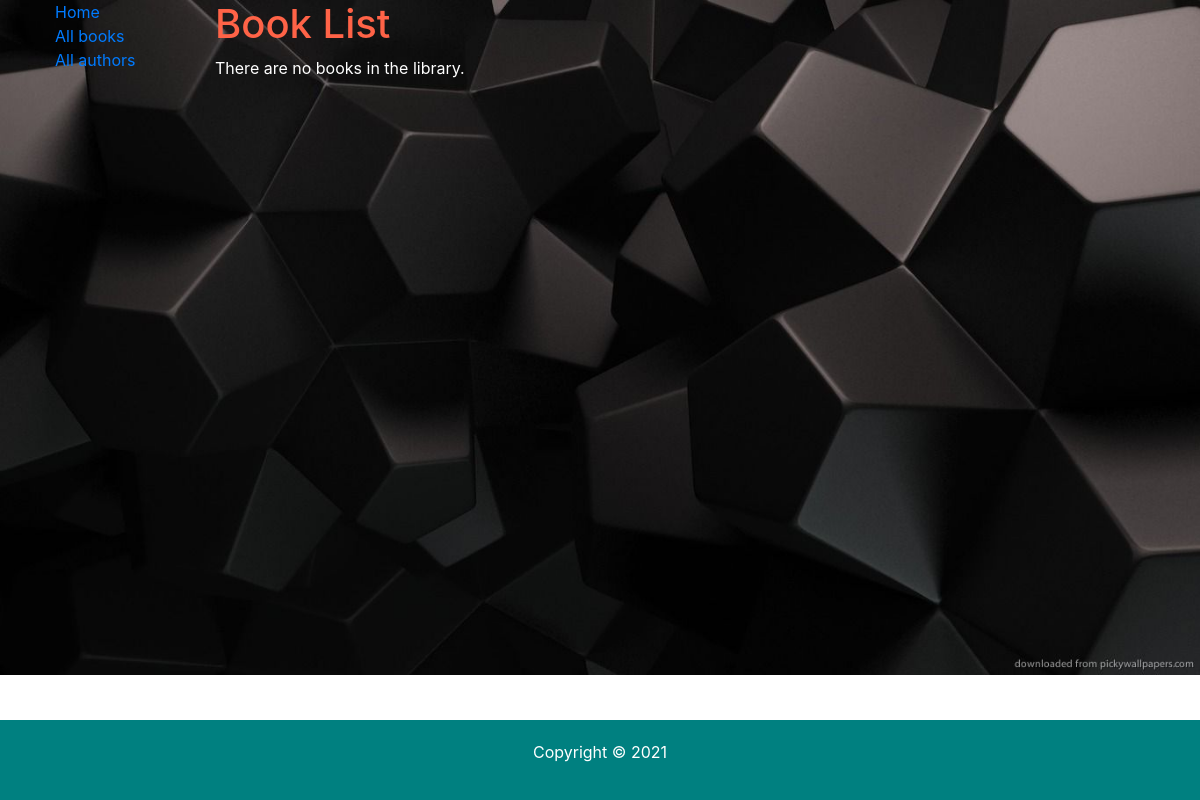
/catalog/books/, run on an earlier commit of the app's database.
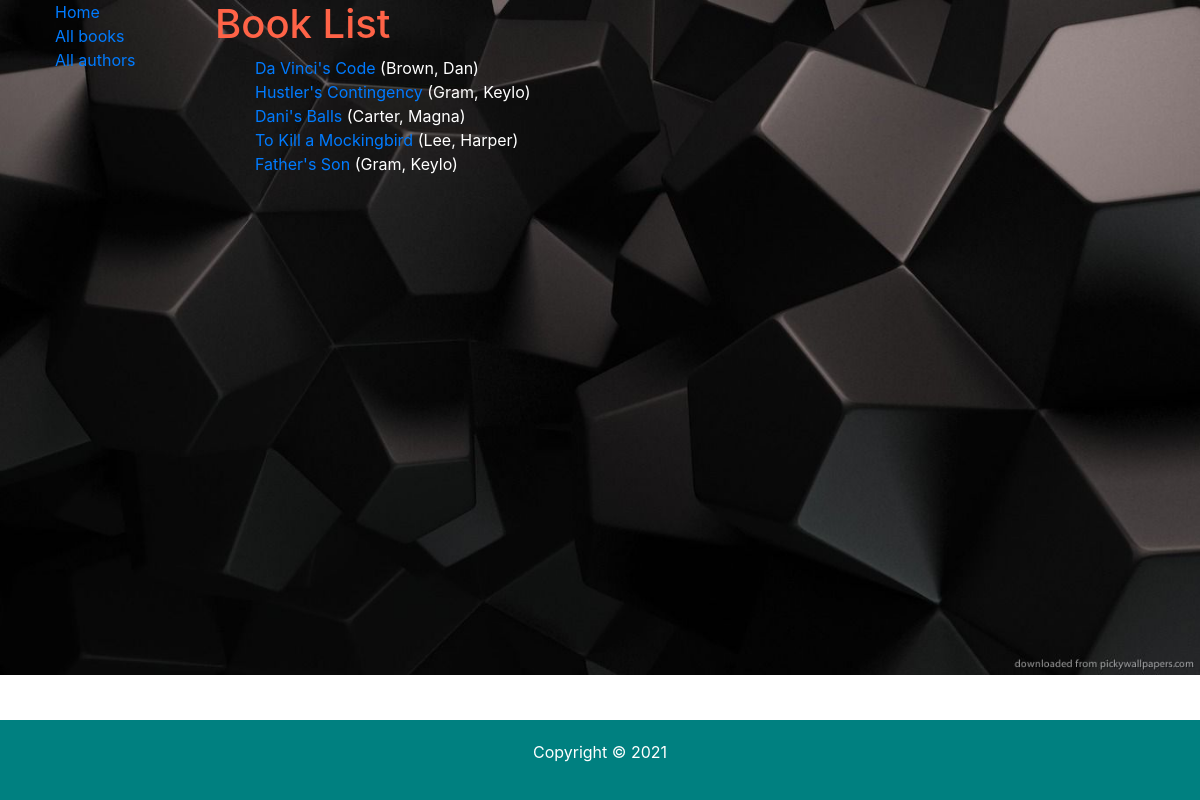
And on a later commit of the database.
### catalog/models.py (models this page shows, shortened)
class Book(models.Model):
    title = models.CharField(max_length=200)
    author = models.ForeignKey('Author', on_delete=models.SET_NULL, null=True)
    summary = models.TextField(max_length=1000, help_text='Enter a brief description of the book')
    isbn = models.CharField('ISBN', max_length=13, unique=True,
                             help_text='13 Character <a href="https://www.isbn-international.org/content/what-isbn">ISBN number</a>')
    genre = models.ManyToManyField(Genre, help_text='Select a genre for this book')
    def get_absolute_url(self):
        return reverse('book-detail', args=[str(self.id)])
    def display_genre(self):
        """Create a string for the Genre. This is required to display genre in Admin."""
        return ', '.join(genre.name for genre in self.genre.all()[:3])
    display_genre.short_description = 'Genre'

class Author(models.Model):
    first_name = models.CharField(max_length=100)
    last_name = models.CharField(max_length=100)
    date_of_birth = models.DateField(null=True, blank=True)
    date_of_death = models.DateField('Died', null=True, blank=True)
    class Meta:
        ordering = ['last_name', 'first_name']
    def __str__(self):
        return f'{self.last_name}, {self.first_name}'

### catalog/views.py (the view)
# urls.py: path('books/', views.BookListView.as_view(), name='books'), #specifies path to its Books views
class BookListView(generic.ListView):
    model = Book
    context_object_name = 'book_list'   # template variable
    queryset = Book.objects.all() # Get 5 books containing the title Vinci / get all
    template_name = 'books/book_list.html'  # template name/location

### catalog/templates/catalog/book_list.html
{% extends "base_generic.html" %}
{% block content %}
  <h1>Book List</h1>
  {% if book_list %}
  <ul>
    {% for book in book_list %}
      <li>
        <a href="{{ book.get_absolute_url }}">{{ book.title }}</a> ({{book.author}})
      </li>
    {% endfor %}
  </ul>
  {% else %}
    <p>There are no books in the library.</p>
  {% endif %}
{% endblock %}

### catalog/templates/base_generic.html (shortened to what this page needs)
{% load static %}
<!DOCTYPE html>
<html lang="en">
<head>
  <link rel="stylesheet" href="https://cdn.jsdelivr.net/npm/bootstrap@4.5.3/dist/css/bootstrap.min.css">
  {% load static %}
  <link rel="stylesheet" href="{% static 'catalog/styles.css' %}">
</head>
<body>
  <div class="container-fluid">
    <div class="row">
      <div class="col-sm-2">
      {% block sidebar %}
        <ul class="sidebar-nav">
          <li><a href="{% url 'index' %}">Home</a></li>
          <li><a href="{% url 'books' %}">All books</a></li>
          <li><a href="{% url 'authors' %}">All authors</a></li>
        </ul>
     {% endblock %}
      </div>
      <div class="col-sm-10">{% block content %}{% endblock %}</div>
    </div>
  </div>
  <footer>
    <p>Copyright &copy; <script>document.write(new Date().getFullYear());</script></p>
  </footer>
</body>
</html>

### catalog/static/catalog/styles.css (style rules this page uses)
body { background: white url("images/libb.jpg") no-repeat; background-size: 100%; padding-bottom: 58px; min-height: 100vh; }
h1 { color: tomato; }
li { color: white; }
p { color : white; }
ul { list-style: none; }
footer { text-align: center; background-color: teal; color: white; padding: 20px; position: fixed; bottom: 0; width: 100%; }

What changed in the data, as far as the page shows it:
added Book: title "Da Vinci's Code", author "Brown, Dan"
added Book: title "Hustler's Contingency", author "Gram, Keylo"
added Book: title "Dani's Balls", author "Carter, Magna"
added Book: title "To Kill a Mockingbird", author "Lee, Harper"
added Book: title "Father's Son", author "Gram, Keylo"
Also different on the page:
text no longer shown: "There are no books in the library."
